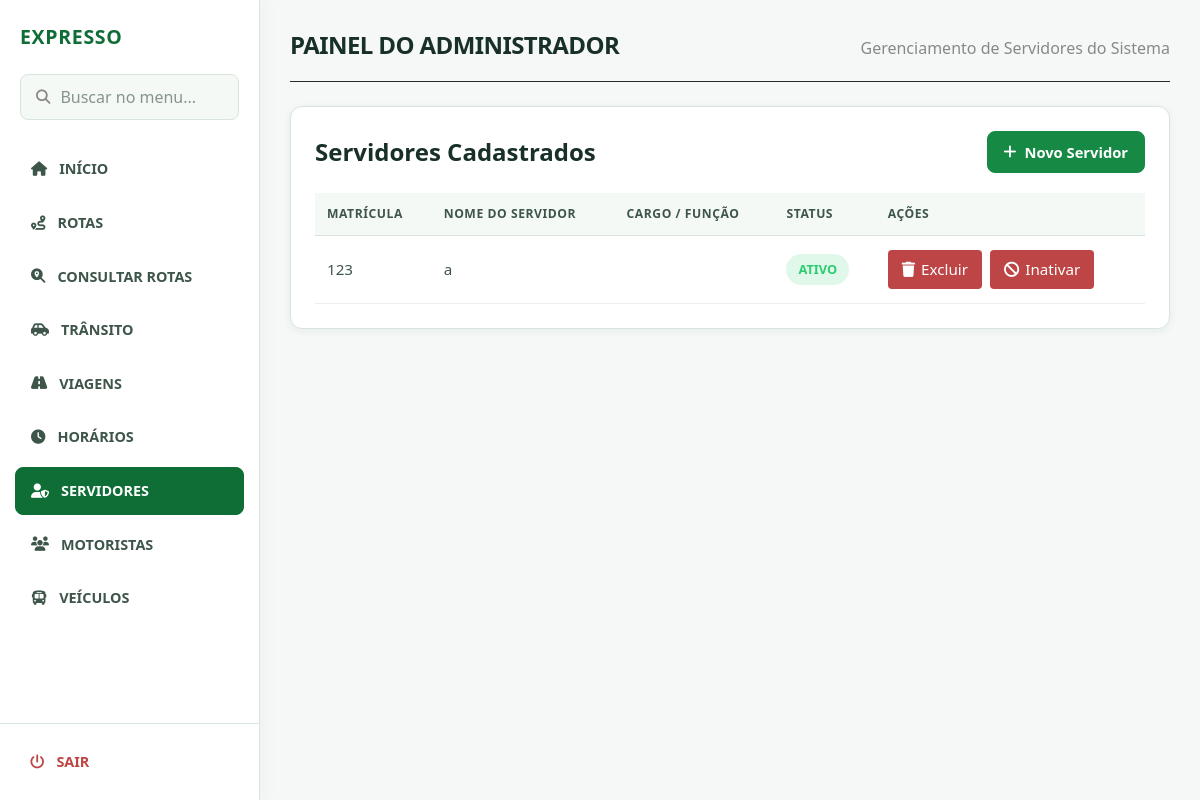
/lista_servidores (signed in), run on an earlier commit of the app's database.
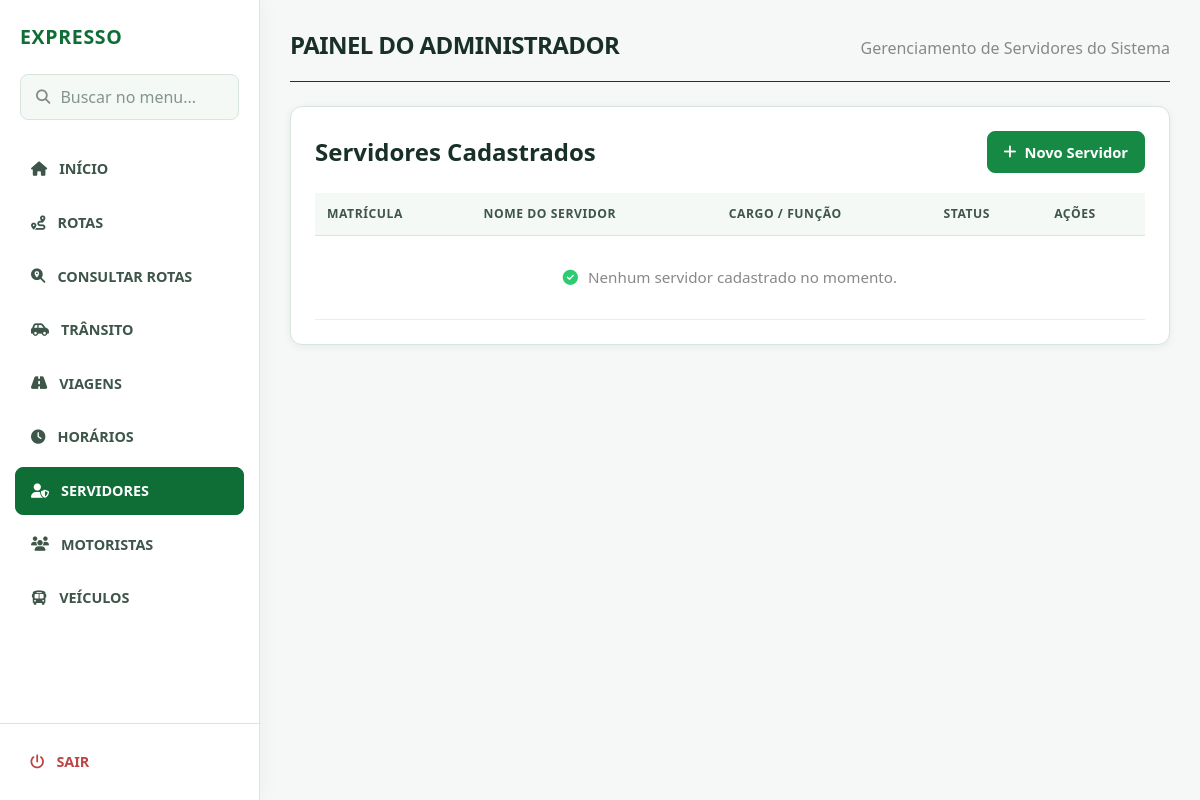
And on a later commit of the database.
### modelosDB/modelos.py (models this page shows, shortened)
class Servidor(db.Model):
    __tablename__ = 'servidor'
    id = db.Column(db.Integer, primary_key=True)
    nome = db.Column(db.String(100), nullable=False)
    email = db.Column(db.String(120), unique=True, nullable=False)
    matricula = db.Column(db.String(120), unique=True, nullable=False)
    senha = db.Column(db.String(120), nullable=False)  # Removido unique=True
    cargo = db.Column(db.String(100), nullable=False, default='')
    status = db.Column(db.String(50), default='Pendente')  # Usado para substituir o '.aprovado'

### Blueprints/bp_admin.py (the view)
@admin_bp.route('/lista_servidores')
def lista_servidores():
    if 'admin' not in session:
        return render_template('auth/principal.html')
    servidores = ServidorDAO.listar()
    return render_template('admin/lista_servidores.html', servidores=servidores)

### DAOs/servidor_DAO.py (called while the page is built)
    @staticmethod
    def listar():
        return Servidor.query.all()

### templates/admin/lista_servidores.html (shortened to what this page needs)
<!DOCTYPE html>
<html lang="pt-br">
<head>
    <link rel="stylesheet" href="{{ url_for('static', filename='css/admin/admin.css') }}">
    <link rel="stylesheet" href="https://cdnjs.cloudflare.com/ajax/libs/font-awesome/6.4.0/css/all.min.css">
    <link rel="stylesheet" href="{{ url_for('static', filename='css/admin/serv.css') }}">
    <link rel="stylesheet" href="{{ url_for('static', filename='css/shared/base.css') }}">
</head>
<body>
    <div class="sidebar">
        <div class="sidebar-brand">
            <h1>EXPRESSO</h1>
        </div>
        {% include 'includes/admin_nav.html' %}
    </div>
    <div class="main-content">
        <div class="titulo">
            <h1>PAINEL DO ADMINISTRADOR</h1>
            <p style="color: #888;">Gerenciamento de Servidores do Sistema</p>
        </div>
        <div class="secao-servidores">
            <div class="topo-secao">
                <h2>Servidores Cadastrados</h2>
                <button class="btn-cadastrar-novo" onclick="abrirModal('modalServidor')"><i class="fa-solid fa-plus"></i> Novo Servidor</button>
            </div>
            <table class="tabela-servidores">
                <thead>
                    <tr>
                        <th>Matrícula</th>
                        <th>Nome do Servidor</th>
                        <th>Cargo / Função</th>
                        <th>Status</th>
                        <th>Ações</th>
                    </tr>
                </thead>
                <tbody id="corpo-tabela-servidores">
                    {% if servidores %}
                        {% for servidor in servidores %}
                        <tr id="servidor-{{ servidor.id }}">
                            <td>{{ servidor.matricula }}</td>
                            <td>{{ servidor.nome }}</td>
                            <td>{{ servidor.cargo }}</td>
                            <td>
                                <span class="status-badge {{ servidor.status|lower }}">
                                    {{ servidor.status }}
                                </span>
                            </td>
                            <td>
                                <div style="display: flex; gap: 8px;">
                                    <button onclick="processarServidor('{{ servidor.id }}', 'excluir')" class="btn-excluir">
                                        <i class="fa-solid fa-trash"></i> Excluir
                                    </button>
                                    {% if servidor.status != 'Inativo' %}
                                    <button data-acao="inativar" onclick="processarServidor('{{ servidor.id }}', 'inativar')" class="btn-inativar">
                                        <i class="fa-solid fa-ban"></i> Inativar
                                    </button>
                                    {% endif %}
                                </div>
                            </td>
                        </tr>
                        {% endfor %}
                    {% else %}
                        <tr>
                            <td colspan="5" style="text-align: center; padding: 30px; color: #888;">
                                <i class="fa-solid fa-circle-check" style="color: #2ecc71; margin-right: 6px;"></i>
                                Nenhum servidor cadastrado no momento.
                            </td>
                        </tr>
                    {% endif %}
                </tbody>
            </table>
        </div>
    </div>
</body>
</html>

What changed in the data, as far as the page shows it:
removed Servidor: matricula "123", nome "a", status "ATIVO"
Also different on the page:
text now shown: "Nenhum servidor cadastrado no momento."
